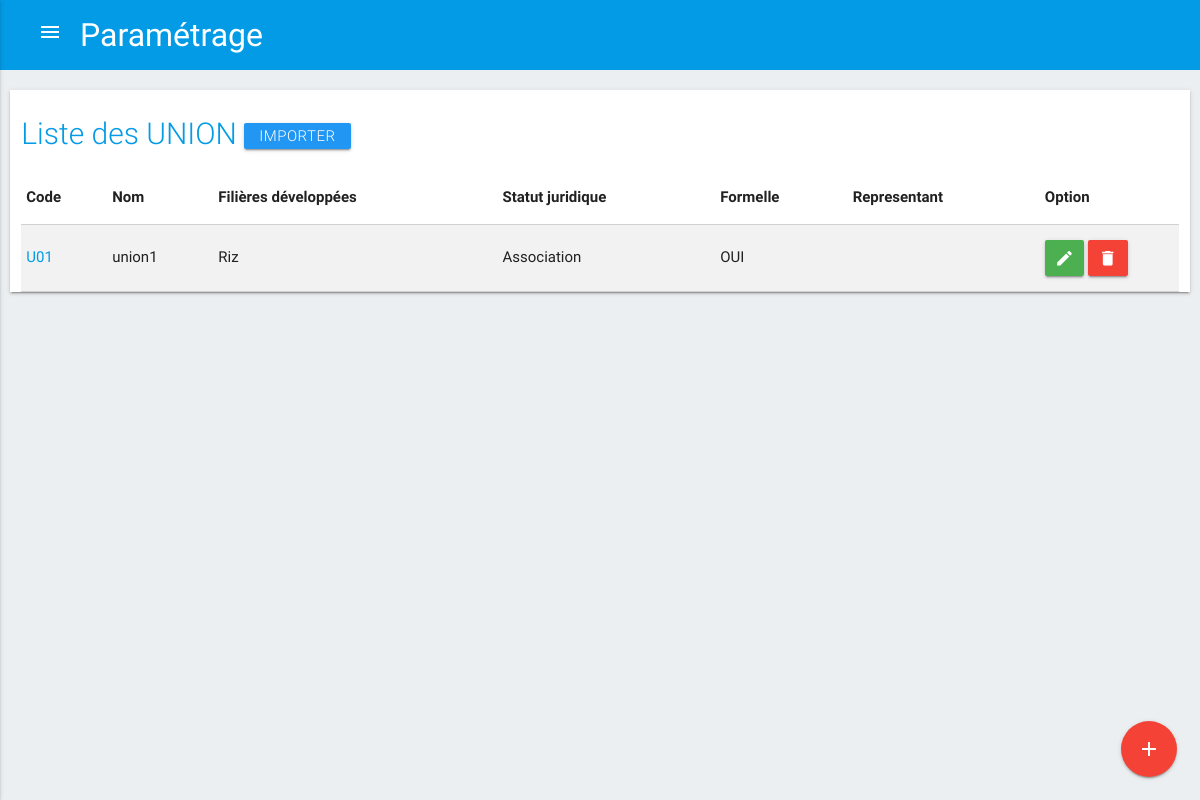
The app's page /index.php/c_parametre/liste_union, older data.
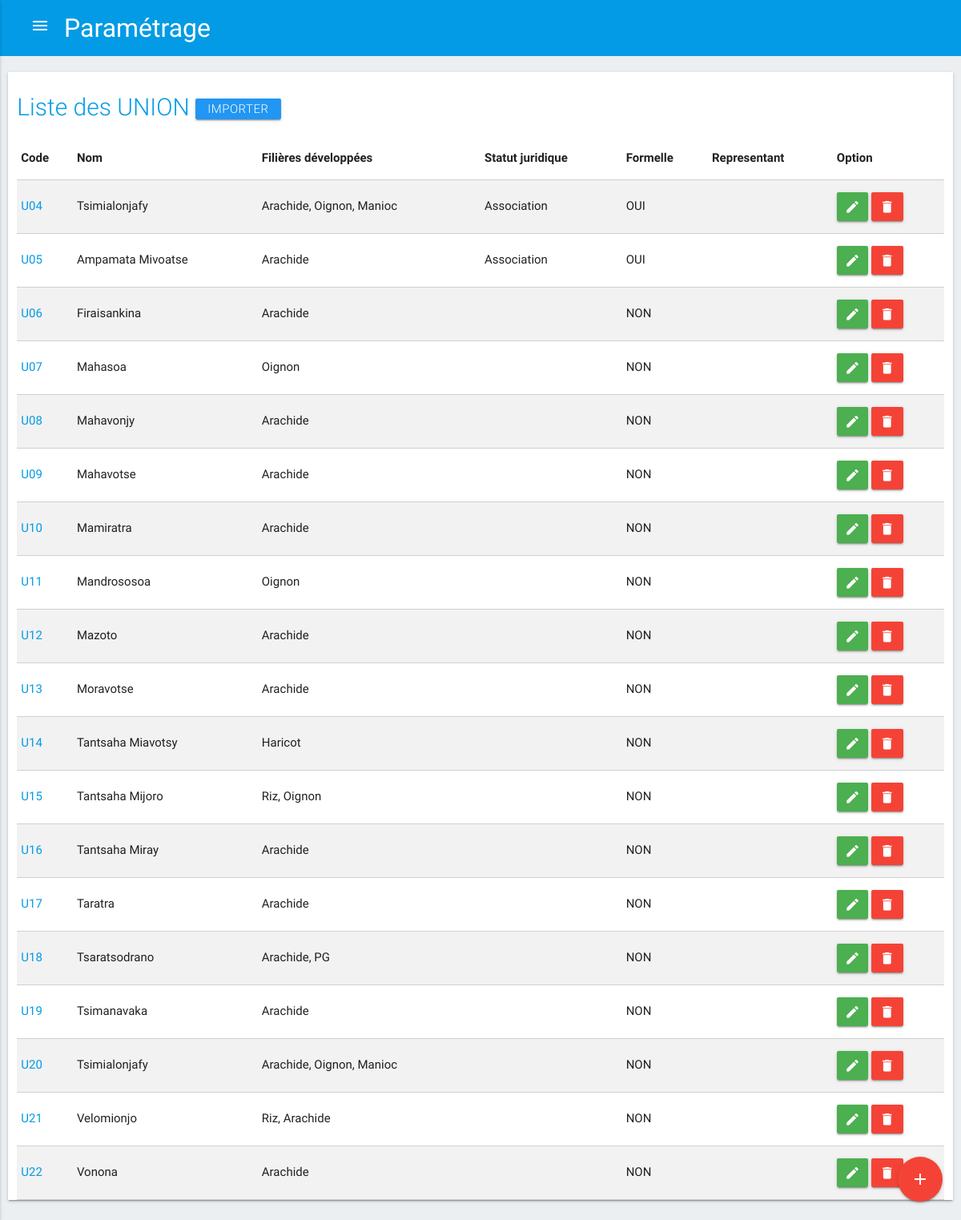
The same page, newer data.
### tables this page shows
CREATE TABLE `tab_union` (
  `ID_UNION` int(11) NOT NULL,
  `ID_FOKONTANY` int(11) NOT NULL,
  `ID_OPR` int(11) DEFAULT NULL,
  `CODE_UNION` varchar(20) DEFAULT NULL,
  `NOM_UNION` varchar(100) DEFAULT NULL,
  `TYPE` tinyint(4) DEFAULT NULL,
  `DATE_CREATION` date DEFAULT NULL,
  `STATUT` varchar(50) DEFAULT NULL,
  `ID_REPRESENTANT` int(11) DEFAULT NULL,
  `CONTACT` text,
  `FORMELLE` tinyint(1) DEFAULT NULL,
  `OBSERVATION` varchar(255) DEFAULT NULL
);

### application/views/templates.php (called while the page is built, shortened)
<?php
	$this->load->view("templates/header");
	$this->load->view($contents);

### application/controllers/C_parametre.php (called while the page is built, shortened)
<?php
	class C_parametre extends CI_Controller {
        public function liste_union(){
            $this->load->model('M_op');
            $data['titre'] = 'Paramétrage';
            $data['contents'] = 'liste_union';
            $data['unionListe'] = $this->M_op->getUnion();
            $this->load->view('templates',$data);
        }
	}

### index.php (called while the page is built, shortened)
<?php
require_once BASEPATH.'core/CodeIgniter.php';

### application/models/M_op.php (called while the page is built, shortened)
<?php
	class M_op extends CI_Model {
        public function getUnion(){
            $this->db->select('tab_union.ID_UNION,CODE_UNION,NOM_UNION,STATUT,FORMELLE,ID_REPRESENTANT,GROUP_CONCAT( NOM_FILIERE SEPARATOR "," )  FILIERES');
            $this->db->from('tab_union');
            $this->db->join('union_filieres','union_filieres.ID_UNION = tab_union.ID_UNION','left');
            $this->db->join('filieres','filieres.ID_FILIERE = union_filieres.ID_FILIERE','left');
            $this->db->group_by('tab_union.ID_UNION,CODE_UNION,NOM_UNION,STATUT,FORMELLE,ID_REPRESENTANT');
            $query = $this->db->get();
            return $query->result();
        }
	}

### application/views/liste_union.php (the view, shortened to what this page needs)
<main>
    <div class="container1">
        <div class="row z-depth-1">
            <div class="col s12">
                <h2 class="header">Liste des UNION <a href="#importer" class="modal-trigger waves-effect waves-light btn blue">Importer</a> </h2>
                <table id="liste" class="bordered striped">
                    <thead>
                    <tr>
                        <th>Code</th>
                        <th>Nom</th>
                        <th>Filières développées</th>
                        <th>Statut juridique</th>
                        <th>Formelle</th>
                        <th>Representant</th>
                        <th width="12%">Option</th>
                    </tr>
                    </thead>
                    <tbody>
                    <?php foreach($unionListe as $union) { ?>
                        <tr>
                            <td><a href="<?php echo base_url()?>c_parametre/fiche_op/union/<?php echo $union->ID_UNION ?>"><?php echo $union->CODE_UNION ?></a></td>
                            <td><?php echo $union->NOM_UNION ?></td>
                            <td><?php echo $union->FILIERES ?></td>
                            <td><?php echo $union->STATUT ?></td>
                            <td><?php if($union->FORMELLE == 1) echo 'OUI'; else echo 'NON' ?></td>
                            <td><?php echo $union->ID_REPRESENTANT ?></td>
                            <td>
                                <a href="<?php echo base_url()?>c_parametre/edit_op/union/<?php echo $union->ID_UNION ?>" class="waves-effect waves-light green btn edit" data-id="<?php echo $union->ID_UNION ?>"><i class="material-icons">edit</i></a>
                                <a href="#delete_union" class="modal-trigger waves-effect waves-light red btn delete" data-id="<?php echo $union->ID_UNION ?>"><i class="material-icons">delete</i></a>
                            </td>
                        </tr>
                    <?php } ?>
                    </tbody>
                </table>
                <div class="fixed-action-btn">
                    <a href="<?php echo base_url(); ?>c_parametre/ajout_union" class="btn-floating btn-large red">
                        <i class="large material-icons">add</i>
                    </a>
                </div>
            </div>
        </div>
    </div>
</main>

Row changes from the older to the newer data that the page shows:
removed tab_union: CODE_UNION "U01", NOM_UNION "union1", FILIERES "Riz", STATUT "Association", FORMELLE "OUI"
added tab_union: CODE_UNION "U04", NOM_UNION "Tsimialonjafy", FILIERES "Arachide, Oignon, Manioc", STATUT "Association", FORMELLE "OUI"
added tab_union: CODE_UNION "U05", NOM_UNION "Ampamata Mivoatse", FILIERES "Arachide", STATUT "Association", FORMELLE "OUI"
added tab_union: CODE_UNION "U06", NOM_UNION "Firaisankina", FILIERES "Arachide", shows "NON"
added tab_union: CODE_UNION "U07", NOM_UNION "Mahasoa", FILIERES "Oignon", shows "NON"
added tab_union: CODE_UNION "U08", NOM_UNION "Mahavonjy", FILIERES "Arachide", shows "NON"
added tab_union: CODE_UNION "U09", NOM_UNION "Mahavotse", FILIERES "Arachide", shows "NON"
added tab_union: CODE_UNION "U10", NOM_UNION "Mamiratra", FILIERES "Arachide", shows "NON"
added tab_union: CODE_UNION "U11", NOM_UNION "Mandrososoa", FILIERES "Oignon", shows "NON"
added tab_union: CODE_UNION "U12", NOM_UNION "Mazoto", FILIERES "Arachide", shows "NON"
added tab_union: CODE_UNION "U13", NOM_UNION "Moravotse", FILIERES "Arachide", shows "NON"
added tab_union: CODE_UNION "U14", NOM_UNION "Tantsaha Miavotsy", FILIERES "Haricot", shows "NON"
added tab_union: CODE_UNION "U15", NOM_UNION "Tantsaha Mijoro", FILIERES "Riz, Oignon", shows "NON"
added tab_union: CODE_UNION "U16", NOM_UNION "Tantsaha Miray", FILIERES "Arachide", shows "NON"
added tab_union: CODE_UNION "U17", NOM_UNION "Taratra", FILIERES "Arachide", shows "NON"
added tab_union: CODE_UNION "U18", NOM_UNION "Tsaratsodrano", FILIERES "Arachide, PG", shows "NON"
added tab_union: CODE_UNION "U19", NOM_UNION "Tsimanavaka", FILIERES "Arachide", shows "NON"
added tab_union: CODE_UNION "U20", NOM_UNION "Tsimialonjafy", FILIERES "Arachide, Oignon, Manioc", shows "NON"
added tab_union: CODE_UNION "U21", NOM_UNION "Velomionjo", FILIERES "Riz, Arachide", shows "NON"
added tab_union: CODE_UNION "U22", NOM_UNION "Vonona", FILIERES "Arachide", shows "NON"
